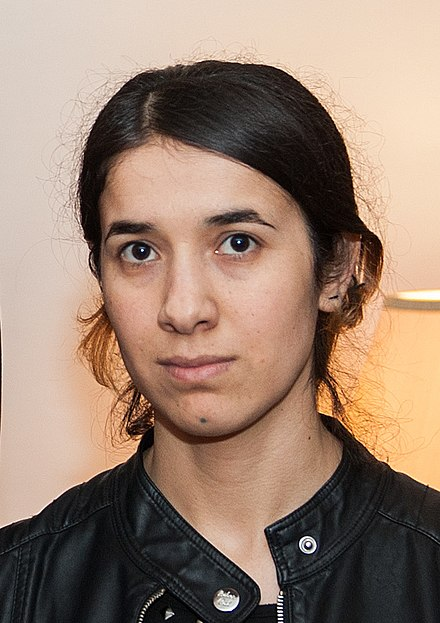
#> input picture Images/Nadia_Murad.jpg, 440 x 623 px, given in place of the camera
$ jupyter execute 'Laboratorio #18 - Deteccion de ojos.ipynb'
#> lines starting #> are read from the running program, lines starting #| are printed output that depends on the picture; after the words box and inside, x2 and y2 are one past the last pixel; in counts of white or black regions, pixels touching at a corner belong together
[cell 1]
import cv2
import numpy as np

face_cascade=cv2.CascadeClassifier("haarcascades/haarcascade_frontalface_alt.xml")
eye_cascade=cv2.CascadeClassifier("haarcascades/haarcascade_eye.xml")

if face_cascade.empty():
    raise IOError("Error al cargar el clasificador de rostros")

if eye_cascade.empty():
    raise IOError("Error al cargar el clasificador de ojos")

cap=cv2.VideoCapture(0)

#Hay ocasiones redimensionar el video para optimizar el consumo de recursos
ds_factor=1

while True:
    ret,frame=cap.read()
#> frame is the input picture: shape (623, 440, 3); mean B, G, R 112.7, 129.2, 153.8
    frame=cv2.resize(frame,None,fx=ds_factor,fy=ds_factor,interpolation=cv2.INTER_AREA)#Redimensionado
    gray=cv2.cvtColor(frame,cv2.COLOR_BGR2GRAY)#Convertir a escala de grises
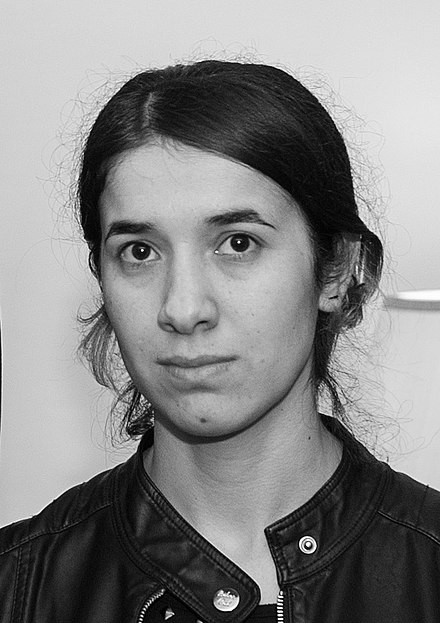
#> gray: shape (623, 440); min 0, max 255, mean 134.7
    faces=face_cascade.detectMultiScale(gray,scaleFactor=1.3,minNeighbors=5) #Detectar de rostros
#> faces = [[53, 143, 269, 269]]
    for(x,y,w,h) in faces:
        #Definicion de regiones de interes
        roi_gray=gray[y:y+h,x:x+w]
        roi_color=frame[y:y+h,x:x+w]

        eyes=eye_cascade.detectMultiScale(roi_gray)#Deteccion de ojos
        for(ex,ey,ew,eh) in eyes:
            center=(int(ex+0.5*ew),int(ey+0.5*eh))#centro del video=0.5 para los ojos
            radius=int(0.3*(ew+eh))#
            color=(0,255,0)
            thickness=3
            cv2.circle(roi_color,center,radius,color,thickness)
#> this loop made 1 pass
#> (x, y, w, h, eyes) on pass 1: (53, 143, 269, 269, [[138, 171, 25, 25], [55, 79, 58, 58], [148, 67, 67, 67]])
#> pass 1, `roi_gray=gray[y:y+h,x:x+w]`:
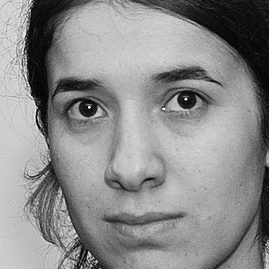
#> roi_gray: shape (269, 269); min 1, max 251, mean 139.2
#> pass 1, `roi_color=frame[y:y+h,x:x+w]`:
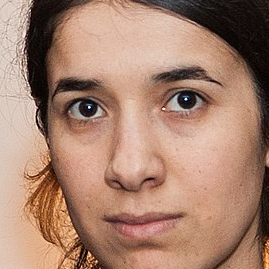
#> roi_color: shape (269, 269, 3); mean B, G, R 110.9, 130.1, 167.7
#> after the loop:
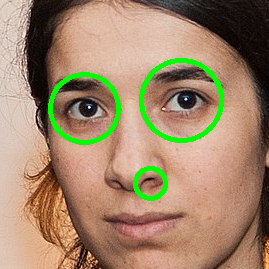
#> roi_color: shape (269, 269, 3); 3.86% of pixels changed, all inside (x1, y1, x2, y2) = (48, 58, 224, 201)
    cv2.imshow("Detector de ojos",frame)
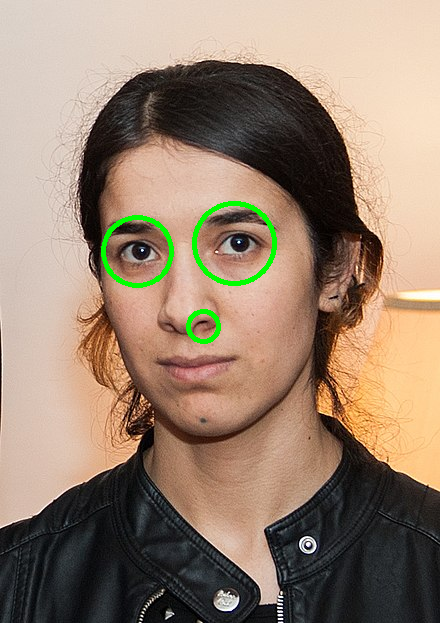
#> window 'Detector de ojos': shape (623, 440, 3); mean B, G, R 111.4, 130.3, 151.8
    c=cv2.waitKey(1)
#> (key Esc is pressed here)
    if c==27: #27=tecla escape
        break
cap.release()
cv2.destroyAllWindows()
